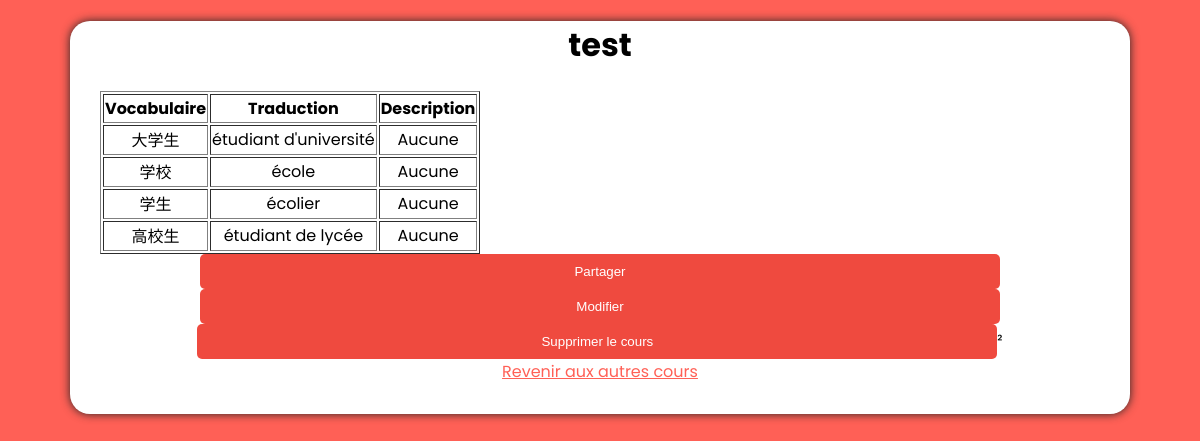
The page /cours/8 (signed in) on the database its author committed.
### tables this page shows
CREATE TABLE Names (
    course_id INTEGER PRIMARY KEY, 
    name TEXT UNIQUE NOT NULL
);

CREATE TABLE "Cours" (
    course_id INTEGER NOT NULL,  -- The ID for the course (not unique across rows)
    vocabulaire TEXT NOT NULL,   -- Vocabulary word
    traduction TEXT NOT NULL,    -- Translation
    description TEXT,            -- Description (can be NULL)
    PRIMARY KEY (course_id, vocabulaire)  -- Composite primary key
);

### app.py (the view)
@app.route('/cours/<int:course_id>')
def display_cours(course_id):
    if not is_logged_in():
        return redirect(url_for("index")) # Retour vers
    conn = get_db_connection()
    cur = conn.cursor()
    cur.execute('SELECT name FROM Names WHERE course_id = ?', (course_id,))
    course_name = cur.fetchone()
    cur.execute('SELECT category FROM Category_cours WHERE course_id = ?', (course_id,))
    category = cur.fetchone()
    cur.execute("""
        SELECT cu.user_id FROM cours_user as cu
        where cu.course_id = ?""", (course_id,))
    owner = cur.fetchone()
    if not owner:
        owner_id = None
    else:
        owner_id = owner['user_id']
    course_content = get_cours_content(course_id)
    if course_name and course_content: # Se le cours contient du vocabulaire
        return render_template('display_cours.html', course_name=course_name['name'], course_content=course_content, cours_category=category['category'], owner_id=owner_id)
    else: # Sinon affichage de la page avec le moyen d'ajouter du contenu
        return render_template('display_cours.html', course_name=course_name['name'], cours_category=category['category'], owner_id=owner_id)

### app.py (called while the page is built)
def is_logged_in():
    return "user_name" in session

def get_db_connection():
    with  sqlite3.connect('SQL_data/cours_data.db') as conn:
        conn.row_factory = sqlite3.Row # ça transforme les lignes en dictionnaires
        return conn

def get_cours_content(course_id):
    conn = get_db_connection()
    cur = conn.cursor()
    cur.execute('SELECT course_id, vocabulaire, traduction, description FROM Cours WHERE course_id = ?', (course_id,))
    course_content = cur.fetchall()
    conn.close()
    return course_content

### templates/display_cours.html (shortened to what this page needs)
<!DOCTYPE html>
<html lang="fr">
    <head>
        <link rel="stylesheet" type="text/css" href="{{ url_for('static', filename='general.css') }}">
    </head>
    <body>
        <div id = "main-div-cards">
            <h1>{{ course_name }}</h1>
            <table id="table-cours" border="1">
                <thead>
                    <tr>
                        <th>Vocabulaire</th>
                        <th>Traduction</th>
                        <th>Description</th>
                    </tr>
                </thead>
                <tbody>
                    {% for row in course_content %}
                    <tr data-course-id="{{ row['course_id'] }}" data-vocabulaire="{{ row['vocabulaire'] }}">
                        <td>{{ row['vocabulaire'] }}</td>
                        <td>{{ row['traduction'] }}</td>
                        <td>{{ row['description'] if row['description'] else 'Aucune' }}</td>
                    </tr>
                    {% endfor %}
                </tbody>
            </table>
            {% if owner_id == session['user_id']%}
                {% if cours_category == 'partage' %}
                    <button id="unshare-btn">Vérouiller</button>
                {% else %}
                    <button id="share-btn">Partager</button>
                {% endif %}
                <button id="edit-btn">Modifier</button>
                <button id="delete-cours-btn">Supprimer le cours</button>²
            {% endif %}
            <br>
            <a id="link" href="{{ url_for('cours') }}">Revenir aux autres cours</a>
        </div>
    </body>
</html>

### static/general.css (style rules this page uses)
body { font-family: 'Poppins', sans-serif; }
body { text-align: center; background-color: #ff6056; }
#link { text-decoration: underline; color: #FF6056; }

### static/pageCours.css (style rules this page uses)
a { text-decoration: none; }

### static/cours.css (style rules this page uses)
#main-div-cards { text-align: center; background-color: white; box-shadow: 0px 0px 10px rgb(35, 35, 35); border-radius: 20px; height: 100%; margin-left: auto; margin-right: auto; padding: 0px 30px 30px 30px; max-width: 1000px; }

### static/login_signin.css (style rules this page uses)
button { width: 80%; padding: 10px; background-color: #ef4a3f; color: white; border: none; border-radius: 5px; cursor: pointer; }

### rows shown on the page
Names: name "test"
Cours: vocabulaire "大学生", traduction "étudiant d'université", description "Aucune"
Cours: vocabulaire "学校", traduction "école", description "Aucune"
Cours: vocabulaire "学生", traduction "écolier", description "Aucune"
Cours: vocabulaire "高校生", traduction "étudiant de lycée", description "Aucune"
